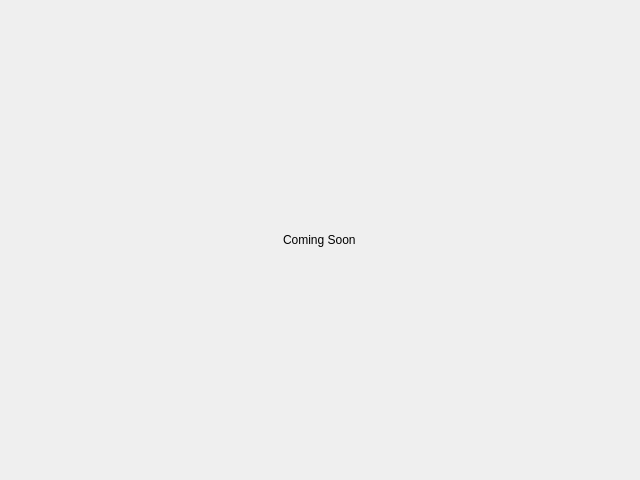
<?xml version="1.0" encoding="UTF-8"?>
<ui version="4.0">
 <class>Form</class>
 <widget class="QWidget" name="Form">
  <property name="geometry">
   <rect>
    <x>0</x>
    <y>0</y>
    <width>640</width>
    <height>480</height>
   </rect>
  </property>
  <property name="windowTitle">
   <string>Form</string>
  </property>
  <layout class="QVBoxLayout" name="verticalLayout_3">
   <item alignment="Qt::AlignHCenter|Qt::AlignVCenter">
    <widget class="QLabel" name="label">
     <property name="text">
      <string>Coming Soon</string>
     </property>
    </widget>
   </item>
  </layout>
 </widget>
 <resources/>
 <connections/>
</ui>
